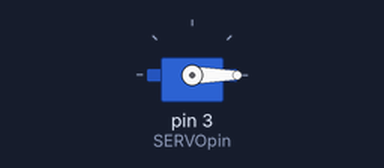
Recording of a sketch running on a simulated Arduino Uno, built with avr-gcc and run on an emulated ATmega328P. Parts: servo.

Above: at 0.05 s.
At 1.5 s:
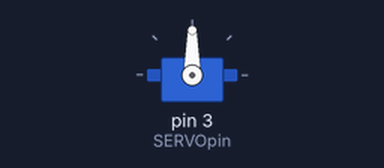
At 3.0 s:
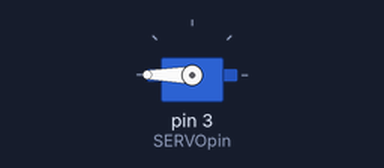
Timing chart, 0 to 6.9 s (numbered marks = the images above):
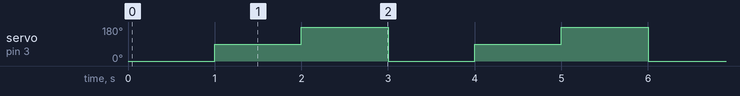

Measured:
- by itself, servo on pin 3 (SERVOpin): repeats every 3.0 s: 180° 1.0 s, 0° 1.0 s, 90° 1.0 s

The sketch:

sketch_feb19a_Ca1Q4.ino
```cpp
#include <Servo.h>  //Servo library
const int SERVOpin = 3;
Servo objServo; //creating servo objects

void setup() {
  objServo.attach(SERVOpin);
  objServo.write(0); //initial servo to 0 degrees
}
void loop() {
  objServo.write(0); //set servo to 0 degrees
  delay(1000);
  objServo.write(90); //set servo to 90 degrees
  delay(1000);
  objServo.write(180); //set servo to 180 degrees
  delay(1000);
}
```
